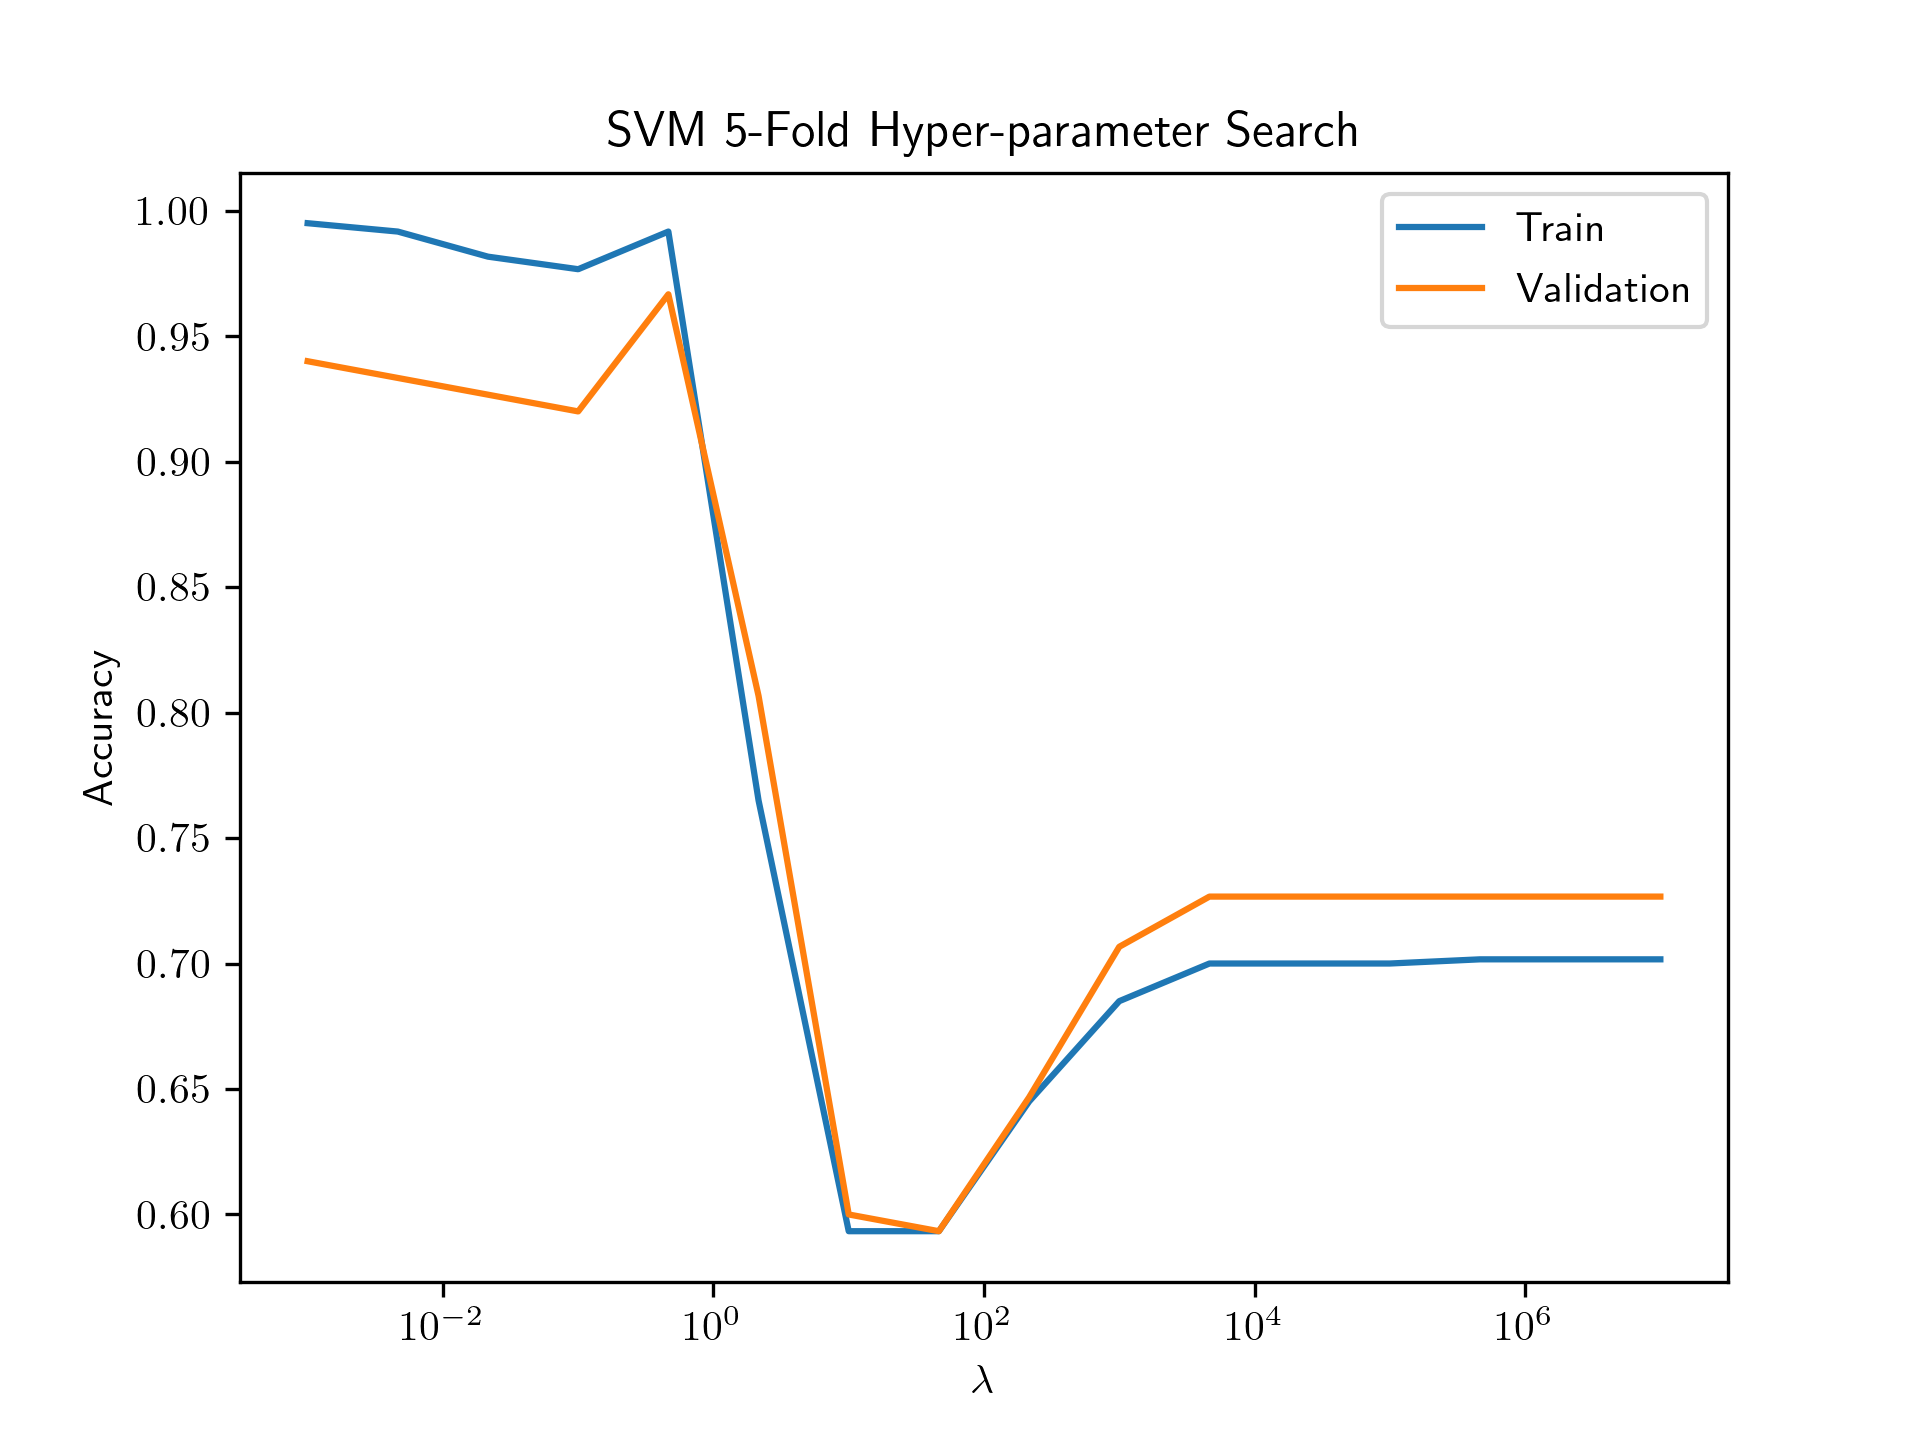

Generate this figure with Python:
import numpy as np
import matplotlib.pyplot as plt
from matplotlib import cm
from sklearn.svm import LinearSVC
from sklearn.model_selection import cross_validate
plt.rcParams['text.usetex'] = True

# Total number of samples
m = 150

# 75 samples for the red line, 74 samples for the blue line, and a single blue outlier.
X = np.array([(-1, i) for i in np.linspace(0.25, 1, 75)] + [(1, i) for i in np.linspace(1.05, 3, 74)] + [(-80, 1.01)])
Y = [0] * 75 + [1] * 74 + [1]

# Draw the dataset
plt.figure()
plt.scatter(X[:, 0], X[:, 1], c=Y, cmap=cm.get_cmap("RdBu"))
plt.title("Dataset ($m=150$, input features $x_1$ and $x_2$)")
plt.xlabel("$x_1$")
plt.ylabel("$x_2$")
plt.savefig("dataset.png", dpi=300)

# Perform the hyper-parameter search
lms = np.logspace(-3, 7, 16)
train_acc = []
val_acc = []
for i, lm in enumerate(lms):

    # Define the Linear SVM model (equivalent to KernelSVM with linear kernel)
    svm = LinearSVC(C=1/(lm * m), max_iter=10000000)

    # Perform 5-fold validation
    cv_results = cross_validate(svm, X, Y, cv=5, return_train_score=True)
    train_acc.append(np.mean(cv_results['train_score']).item())
    val_acc.append(np.mean(cv_results['test_score']).item())

# Draw the results
plt.figure()
plt.xlabel("$\lambda$")
plt.xscale("log")
plt.ylabel("Accuracy")
plt.plot(lms, train_acc)
plt.plot(lms, val_acc)
plt.legend(["Train", "Validation"])
plt.title("SVM 5-Fold Hyper-parameter Search")
plt.savefig("SVM.png", dpi=300)

